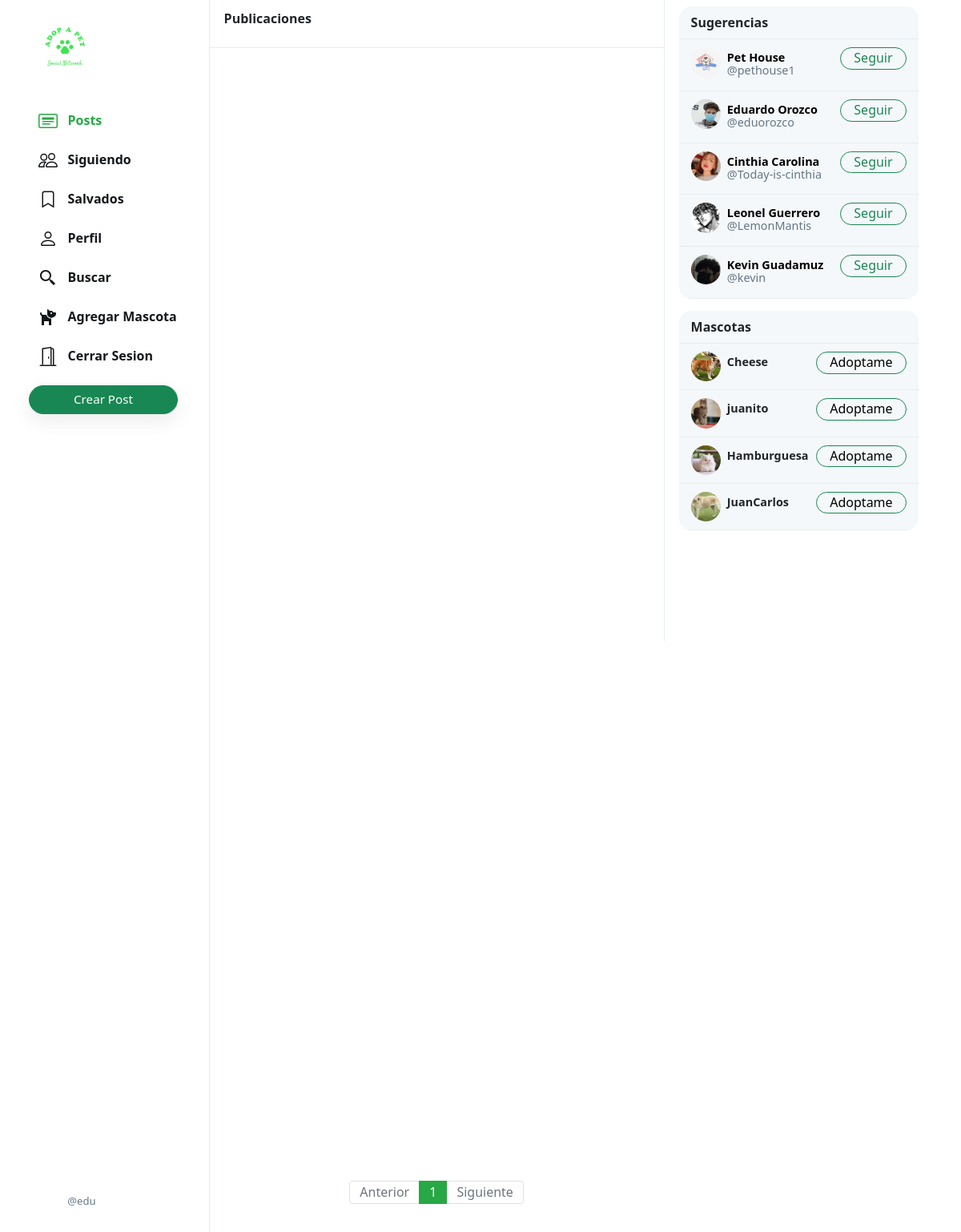
Screenshot of / (signed in) with the database file from the repository.
### Pets/models.py (models this page shows, shortened)
class User(AbstractUser):
    profile_pic = models.ImageField(upload_to='profile_pic/')
    bio = models.TextField(max_length=160, blank=True, null=True)
    cover = models.ImageField(upload_to='covers/', blank=True)

class Pet(models.Model):
    name = models.CharField(max_length=50)
    description = models.CharField(max_length=500, null=True)
    species = models.CharField(max_length=50)
    breed = models.CharField(max_length=50)
    age = models.IntegerField()
    pet_pic = models.ImageField(upload_to='pet_pic/', blank=False)
    owner = models.ForeignKey('User', on_delete=models.CASCADE)

### Pets/views.py (the view)
# urls.py: path("", views.index, name="index"),
def index(request):
    all_posts = Post.objects.all().order_by('-date_created')
    pets = Pet.objects.all()
    paginator = Paginator(all_posts, 10)
    page_number = request.GET.get('page')
    if page_number == None:
        page_number = 1
    posts = paginator.get_page(page_number)
    followings = []
    suggestions = []
    petsuggestions=[]
    if request.user.is_authenticated:
        followings = Follower.objects.filter(followers=request.user).values_list('user', flat=True)
        suggestions = User.objects.exclude(pk__in=followings).exclude(username=request.user.username).order_by("?")[:6]
    return render(request, "Pets/index.html", {
        "posts": posts,
        "suggestions": suggestions,
        "mascotas":pets,
        "page": "all_posts",
        'profile': False
    })

### Pets/templates/Pets/index.html (shortened to what this page needs)
{% extends "Pets/layout.html" %}
{% load static %}
{% block body %}
    <div class="main-div">
        <div class="left-div">
            <nav class="head heading">
                {% if page == 'all_posts' %}
                    Publicaciones
                {% elif page == 'following' %}
                    Siguiendo
                {% elif page == 'saved' %}
                    Salvados
                {% elif page == 'profile' %}
                    Perfil
                {% elif page == 'newPet' %}
                    Mascota
                {% elif page == 'search' %}
                    Buscar
                {% else %}
                    Explorar
                {% endif %}
            </nav>
            <div class="left-div-content">
                <div class="posts-view">
                    <div class="main-div-content">
                        <nav aria-label="Page navigation example" class="pagination-bar">
                            <ul class="pagination justify-content-center">
                                {% if posts.has_previous %}
                                    <li class="page-item">
                                        <a class="page-link" href="?page={{ posts.previous_page_number | default:1}}" tabindex="-1" aria-disabled="true">Anterior</a>
                                    </li>
                                {% else %}
                                    <li class="page-item disabled">
                                        <a class="page-link" href="" tabindex="-1" aria-disabled="true">Anterior</a>
                                    </li>
                                {% endif %}
                                {% for each in posts.paginator.page_range %}
                                    {% if each == posts.number %}
                                        <li class="page-item active"><a class="page-link" href="?page={{each}}">{{each}}</a></li>
                                    {% else %}
                                        <li class="page-item"><a class="page-link" href="?page={{each}}">{{each}}</a></li>
                                    {% endif %}
                                {% endfor %}
                                {% if posts.has_next %}
                                    <li class="page-item">
                                        <a class="page-link" href="?page={{ posts.next_page_number }}">Siguiente</a>
                                    </li>
                                {% else %}
                                    <li class="page-item disabled">
                                        <a class="page-link" href="">Siguiente</a>
                                    </li>
                                {% endif %}
                            </ul>
                          </nav>
                    </div>
                </div>
            </div>
        </div>
    </div>
{% endblock %}

### Pets/templates/Pets/layout.html (shortened to what this page needs)
{% load static %}
<!DOCTYPE html>
<html lang="es">
    <head>
        <link href="https://cdn.jsdelivr.net/npm/bootstrap@5.1.3/dist/css/bootstrap.min.css" rel="stylesheet">
        <link href="{% static 'Pets/styles.css' %}" rel="stylesheet">
    </head>
    <body>
        <div class="body" data-page="{{page}}">
            <div class="sidenav">
                <a href="{% url 'index' %}" class="navbar-brand">
                    <img src="{% static 'Pets/Images/logo1.png' %}" height="90px">
                </a>
                <div style="height: 100%;">
                    <div>
                        <div>
                            <ul>
                                <li class="nav-item" id="all_posts">
                                <a href="{% url 'index' %}" class="nav-link">
                                    <div>
                                        &nbsp;&nbsp;Posts
                                    </div>
                                </a>
                                </li>
                                {% if user.is_authenticated %}
                                    <li class="nav-item" id="following">
                                        <a href="{% url 'following' %}" class="nav-link">
                                            <div>
                                                &nbsp;&nbsp;Siguiendo
                                            </div>
                                        </a>
                                    </li>
                                    <li class="nav-item" id="saved">
                                        <a href="{% url 'saved' %}" class="nav-link">
                                            <div>
                                                <svg width="1.5em" height="1.5em" viewBox="0 0 16 16" class="bi bi-bookmark" fill="currentColor" xmlns="http://www.w3.org/2000/svg">
                                                    <path fill-rule="evenodd" d="M8 12l5 3V3a2 2 0 0 0-2-2H5a2 2 0 0 0-2 2v12l5-3zm-4 1.234l4-2.4 4 2.4V3a1 1 0 0 0-1-1H5a1 1 0 0 0-1 1v10.234z"/>
                                                  </svg>
                                                &nbsp;&nbsp;Salvados
                                            </div>
                                        </a>
                                    </li>
                                    <li class="nav-item" id="profile">
                                        <a href="{% url 'profile' user.username %}" class="nav-link">
                                            <div>
                                                &nbsp;&nbsp;Perfil
                                            </div>
                                        </a>
                                    </li>
                                    <li class="nav-item" id="profile">
                                        <a href="{% url 'search'%}" class="nav-link">
                                            <div>
                                                &nbsp;&nbsp;Buscar
                                            </div>
                                        </a>
                                    </li>
                                    <li class="nav-item" id="newPet">
                                        <a href="{% url 'addPet' %}" class="nav-link">
                                            <div>
                                                &nbsp;&nbsp;Agregar Mascota
                                            </div>
                                        </a>
                                    </li>
                                    <li class="nav-item" id="logout">
                                        <a href="{% url 'logout' %}" class="nav-link">
                                            <div>
                                                &nbsp;&nbsp;Cerrar Sesion
                                            </div>
                                        </a>
                                    </li>
                                {% endif %}
                            </ul>
                        </div>
                        {% if user.is_authenticated %}
                            <button id="popup-btn" class="btn btn-success new-post-btn" onclick="createpost()">Crear Post</button>
                        {% endif %}
                    </div>
                    <div style="position: absolute; bottom: 10px;">
                        {% if user.is_authenticated %}
                            <li class="nav-item sidenav-user">
                                <a href="{% url 'profile' user.username %}" class="nav-link">
                                    <div class="user_account">
                                        <div class="small-profilepic" style="float: left; background-image: url(/media/{{user.profile_pic}})"></div>
                                        <div style="height: 2.7vw; margin: auto;">
                                            <div class="grey" style="margin-top: 4px;">@{{ user.username }}</div>
                                        </div>
                                    </div>
                                </a>
                            </li>
                        {% endif %}
                    </div>
                </div>
            </div>
            {% block body %}
            {% endblock %}
            <div class="right-div">
                <div class='right-div-content'>
                    <div class="space" style="background-color: white;"></div>
                    {% if user.is_authenticated %}
                        <div class="suggestion-box" style="margin-bottom: 15px;">
                            <div class="suggestion-header">
                                Sugerencias
                            </div>
                            {% for suggestion in suggestions %}
                                <div class="suggestion-user">
                                    <div>
                                        <a href="{% url 'profile' suggestion.username %}">
                                            <div class="small-profilepic" style="background-image: url(/media/{{suggestion.profile_pic}})"></div>
                                        </a>
                                    </div>
                                    <div class="user-details">
                                        <a href="{% url 'profile' suggestion.username %}">
                                            <div id="user-name">
                                                <strong>
                                                    {{suggestion.first_name}} {{suggestion.last_name}}
                                                </strong>
                                            </div>
                                            <div class="grey">@{{suggestion.username}}</div>
                                        </a>
                                    </div>
                                    <div>
                                        <button class="btn btn-outline-success" type="button" onclick="follow_user(this,'{{suggestion.username}}','suggestion')">Seguir</button>
                                    </div>
                                </div>
                            {% empty %}
                                    <div style="text-align: center; border-bottom: .5px solid #e6ecf0; padding: 10px 15px;">
                                        <span class="grey" style="font-size: .9em;">No hay sugerencias disponibles</span>
                                    </div>
                            {% endfor %}
                        </div>
                        <div class="suggestion-box">
                            <div class="suggestion-header">
                                {% if page == 'profile' %}
                                    Mascotas agregadas en este perfil
                                {% else %}
                                    Mascotas
                                {% endif %}
                            </div>
                            {% for item in mascotas %}
                                <div class="suggestion-user">
                                    <div>
                                        <a href="#">
                                            <div class="small-profilepic" style="background-image: url(/media/{{item.pet_pic}})"></div>
                                        </a>
                                    </div>
                                    <div class="user-details">
                                        <div id="user-name">
                                            <strong>
                                                {{item.name}}
                                            </strong>
                                        </div>
                                    </div>
                                    <div>
                                        <a class="btn btn-outline-success" href="{% url 'pet' item.id %}">Adoptame </a>
                                    </div>
                                </div>
                            {% empty %}
                                    <div style="text-align: center; border-bottom: .5px solid #e6ecf0; padding: 10px 15px;">
                                        <span class="grey" style="font-size: .9em;">No hay mascotas disponibles</span>
                                    </div>
                            {% endfor %}
                        </div>
                    {% endif %}
                </div>
            </div>
        </div>
    </body>
</html>

### rows the page displays
User: username "edu"
User: profile_pic (picture), first_name "Pet", last_name "House", username "pethouse1"
User: profile_pic (picture), first_name "Eduardo", last_name "Orozco", username "eduorozco"
User: profile_pic (picture), first_name "Cinthia", last_name "Carolina", username "Today-is-cinthia"
User: profile_pic (picture), first_name "Leonel", last_name "Guerrero", username "LemonMantis"
User: profile_pic (picture), first_name "Kevin", last_name "Guadamuz", username "kevin"
Pet: pet_pic (picture), name "Cheese"
Pet: pet_pic (picture), name "juanito"
Pet: pet_pic (picture), name "Hamburguesa"
Pet: pet_pic (picture), name "JuanCarlos"

### other values shown
{{ each }} "1"
